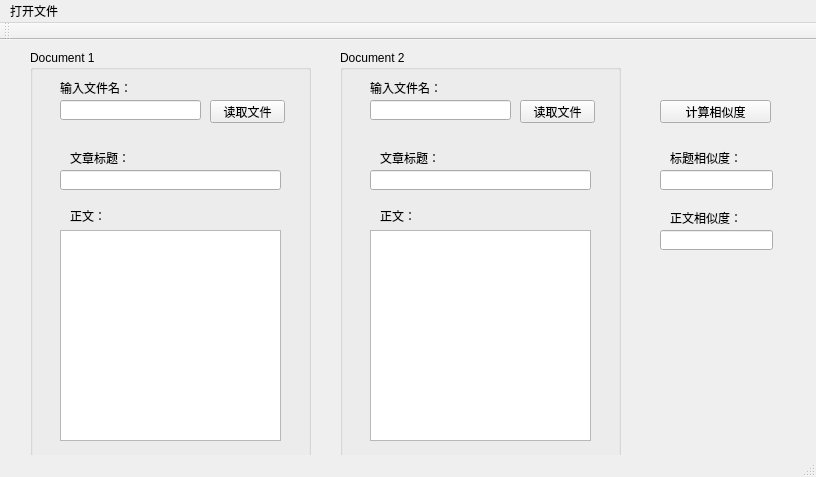
<?xml version="1.0" encoding="UTF-8"?>
<ui version="4.0">
 <class>MainWindow</class>
 <widget class="QMainWindow" name="MainWindow">
  <property name="geometry">
   <rect>
    <x>0</x>
    <y>0</y>
    <width>816</width>
    <height>477</height>
   </rect>
  </property>
  <property name="windowTitle">
   <string>MainWindow</string>
  </property>
  <widget class="QWidget" name="centralWidget">
   <widget class="QLineEdit" name="filename1">
    <property name="geometry">
     <rect>
      <x>60</x>
      <y>60</y>
      <width>141</width>
      <height>20</height>
     </rect>
    </property>
   </widget>
   <widget class="QPushButton" name="openPaper1">
    <property name="geometry">
     <rect>
      <x>210</x>
      <y>60</y>
      <width>75</width>
      <height>23</height>
     </rect>
    </property>
    <property name="text">
     <string>读取文件</string>
    </property>
   </widget>
   <widget class="QLabel" name="label">
    <property name="geometry">
     <rect>
      <x>60</x>
      <y>40</y>
      <width>91</width>
      <height>16</height>
     </rect>
    </property>
    <property name="text">
     <string>输入文件名：</string>
    </property>
   </widget>
   <widget class="QLabel" name="label_2">
    <property name="geometry">
     <rect>
      <x>70</x>
      <y>110</y>
      <width>81</width>
      <height>16</height>
     </rect>
    </property>
    <property name="text">
     <string>文章标题：</string>
    </property>
   </widget>
   <widget class="QLineEdit" name="title1">
    <property name="geometry">
     <rect>
      <x>60</x>
      <y>130</y>
      <width>221</width>
      <height>20</height>
     </rect>
    </property>
    <property name="readOnly">
     <bool>true</bool>
    </property>
   </widget>
   <widget class="QLabel" name="label_3">
    <property name="geometry">
     <rect>
      <x>70</x>
      <y>170</y>
      <width>54</width>
      <height>12</height>
     </rect>
    </property>
    <property name="text">
     <string>正文：</string>
    </property>
   </widget>
   <widget class="QTextEdit" name="textEdit1">
    <property name="geometry">
     <rect>
      <x>60</x>
      <y>190</y>
      <width>221</width>
      <height>211</height>
     </rect>
    </property>
    <property name="readOnly">
     <bool>true</bool>
    </property>
   </widget>
   <widget class="QLabel" name="label_4">
    <property name="geometry">
     <rect>
      <x>380</x>
      <y>170</y>
      <width>54</width>
      <height>12</height>
     </rect>
    </property>
    <property name="text">
     <string>正文：</string>
    </property>
   </widget>
   <widget class="QLineEdit" name="filename2">
    <property name="geometry">
     <rect>
      <x>370</x>
      <y>60</y>
      <width>141</width>
      <height>20</height>
     </rect>
    </property>
   </widget>
   <widget class="QLabel" name="label_5">
    <property name="geometry">
     <rect>
      <x>380</x>
      <y>110</y>
      <width>81</width>
      <height>16</height>
     </rect>
    </property>
    <property name="text">
     <string>文章标题：</string>
    </property>
   </widget>
   <widget class="QPushButton" name="openPaper2">
    <property name="geometry">
     <rect>
      <x>520</x>
      <y>60</y>
      <width>75</width>
      <height>23</height>
     </rect>
    </property>
    <property name="text">
     <string>读取文件</string>
    </property>
   </widget>
   <widget class="QTextEdit" name="textEdit2">
    <property name="geometry">
     <rect>
      <x>370</x>
      <y>190</y>
      <width>221</width>
      <height>211</height>
     </rect>
    </property>
    <property name="readOnly">
     <bool>true</bool>
    </property>
   </widget>
   <widget class="QLineEdit" name="title2">
    <property name="geometry">
     <rect>
      <x>370</x>
      <y>130</y>
      <width>221</width>
      <height>20</height>
     </rect>
    </property>
    <property name="readOnly">
     <bool>true</bool>
    </property>
   </widget>
   <widget class="QLabel" name="label_6">
    <property name="geometry">
     <rect>
      <x>370</x>
      <y>40</y>
      <width>91</width>
      <height>16</height>
     </rect>
    </property>
    <property name="text">
     <string>输入文件名：</string>
    </property>
   </widget>
   <widget class="QGroupBox" name="groupBox">
    <property name="geometry">
     <rect>
      <x>30</x>
      <y>10</y>
      <width>281</width>
      <height>411</height>
     </rect>
    </property>
    <property name="title">
     <string>Document 1</string>
    </property>
   </widget>
   <widget class="QGroupBox" name="groupBox_2">
    <property name="geometry">
     <rect>
      <x>340</x>
      <y>10</y>
      <width>281</width>
      <height>411</height>
     </rect>
    </property>
    <property name="title">
     <string>Document 2</string>
    </property>
   </widget>
   <widget class="QLineEdit" name="titleSim">
    <property name="geometry">
     <rect>
      <x>660</x>
      <y>130</y>
      <width>113</width>
      <height>20</height>
     </rect>
    </property>
    <property name="readOnly">
     <bool>true</bool>
    </property>
   </widget>
   <widget class="QLineEdit" name="textSim">
    <property name="geometry">
     <rect>
      <x>660</x>
      <y>190</y>
      <width>113</width>
      <height>20</height>
     </rect>
    </property>
    <property name="readOnly">
     <bool>true</bool>
    </property>
   </widget>
   <widget class="QPushButton" name="pushButton">
    <property name="enabled">
     <bool>true</bool>
    </property>
    <property name="geometry">
     <rect>
      <x>660</x>
      <y>60</y>
      <width>111</width>
      <height>23</height>
     </rect>
    </property>
    <property name="text">
     <string>计算相似度</string>
    </property>
   </widget>
   <widget class="QLabel" name="label_7">
    <property name="geometry">
     <rect>
      <x>670</x>
      <y>170</y>
      <width>81</width>
      <height>16</height>
     </rect>
    </property>
    <property name="text">
     <string>正文相似度：</string>
    </property>
   </widget>
   <widget class="QLabel" name="label_8">
    <property name="geometry">
     <rect>
      <x>670</x>
      <y>110</y>
      <width>81</width>
      <height>16</height>
     </rect>
    </property>
    <property name="text">
     <string>标题相似度：</string>
    </property>
   </widget>
   <zorder>groupBox_2</zorder>
   <zorder>groupBox</zorder>
   <zorder>filename1</zorder>
   <zorder>openPaper1</zorder>
   <zorder>label</zorder>
   <zorder>label_2</zorder>
   <zorder>title1</zorder>
   <zorder>label_3</zorder>
   <zorder>textEdit1</zorder>
   <zorder>label_4</zorder>
   <zorder>filename2</zorder>
   <zorder>label_5</zorder>
   <zorder>openPaper2</zorder>
   <zorder>textEdit2</zorder>
   <zorder>title2</zorder>
   <zorder>label_6</zorder>
   <zorder>titleSim</zorder>
   <zorder>textSim</zorder>
   <zorder>pushButton</zorder>
   <zorder>label_7</zorder>
   <zorder>label_8</zorder>
  </widget>
  <widget class="QMenuBar" name="menuBar">
   <property name="geometry">
    <rect>
     <x>0</x>
     <y>0</y>
     <width>816</width>
     <height>23</height>
    </rect>
   </property>
   <widget class="QMenu" name="menu">
    <property name="title">
     <string>打开文件</string>
    </property>
    <addaction name="actionWords_list"/>
   </widget>
   <addaction name="menu"/>
  </widget>
  <widget class="QToolBar" name="mainToolBar">
   <attribute name="toolBarArea">
    <enum>TopToolBarArea</enum>
   </attribute>
   <attribute name="toolBarBreak">
    <bool>false</bool>
   </attribute>
  </widget>
  <widget class="QStatusBar" name="statusBar"/>
  <action name="actionWords_list">
   <property name="text">
    <string>打开词表文件</string>
   </property>
  </action>
 </widget>
 <layoutdefault spacing="6" margin="11"/>
 <resources/>
 <connections/>
</ui>
